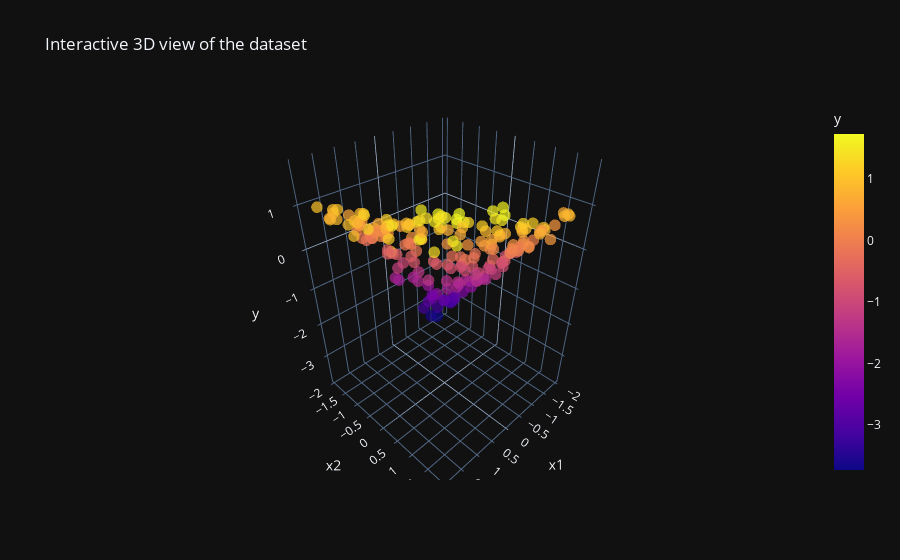

The notebook cell saved with this chart:
### Markdown cell above
## 0. Setup & synthetic data

We'll create a small nonlinear target so the hidden layer is actually useful.

### Code cell
import numpy as np

# Reproducibility
rng = np.random.default_rng(42)

# Create synthetic data: N samples, 2 features
N = 200
x1 = rng.uniform(-2.0, 2.0, size=N)
x2 = rng.uniform(-2.0, 2.0, size=N)
X = np.stack([x1, x2], axis=1)  # shape (N, 2)

# Nonlinear target with a bit of noise
noise = rng.normal(0.0, 0.1, size=N)
y = 1.2 * np.sin(x1) + 0.7 * x2 - 0.3 * x1 * x2 + noise
y = y.reshape(y.size, 1)  # shape (N, 1)

X.shape, y.shape

# Now, let's plot it - this is a rotatable 3-D plot, drag it around to get familiar with the data
import plotly.express as px
import pandas as pd

# Wrap into a DataFrame for nicer plotting
df = pd.DataFrame({"x1": X[:,0], "x2": X[:,1], "y": y.squeeze()})

fig = px.scatter_3d(
    df, x="x1", y="x2", z="y",
    color="y", opacity=0.7,
    title="Interactive 3D view of the dataset"
)
fig.update_traces(marker=dict(size=4))
fig.show()

### Figure 1 — Plotly figure (JSON) as saved in the notebook; plotly's stock layout.template omitted (floating-point values rounded to 4 significant figures; data arrays with more than 128 entries replaced by an {"elided": "..."} marker saying what was removed)
{"data": [{"hovertemplate": "x1=%{x}<br>x2=%{y}<br>y=%{marker.color}<extra></extra>", "legendgroup": "", "marker": {"color": {"elided": "200 float values"}, "coloraxis": "coloraxis", "opacity": 0.7, "size": 4, "symbol": "circle"}, "mode": "markers", "name": "", "scene": "scene", "showlegend": false, "type": "scatter3d", "x": {"elided": "200 float values"}, "y": {"elided": "200 float values"}, "z": {"elided": "200 float values"}}], "layout": {"coloraxis": {"colorbar": {"title": {"text": "y"}}, "colorscale": [[0.0, "#0d0887"], [0.1111, "#46039f"], [0.2222, "#7201a8"], [0.3333, "#9c179e"], [0.4444, "#bd3786"], [0.5556, "#d8576b"], [0.6667, "#ed7953"], [0.7778, "#fb9f3a"], [0.8889, "#fdca26"], [1.0, "#f0f921"]]}, "legend": {"tracegroupgap": 0}, "scene": {"domain": {"x": [0.0, 1.0], "y": [0.0, 1.0]}, "xaxis": {"title": {"text": "x1"}}, "yaxis": {"title": {"text": "x2"}}, "zaxis": {"title": {"text": "y"}}}, "title": {"text": "Interactive 3D view of the dataset"}}}
